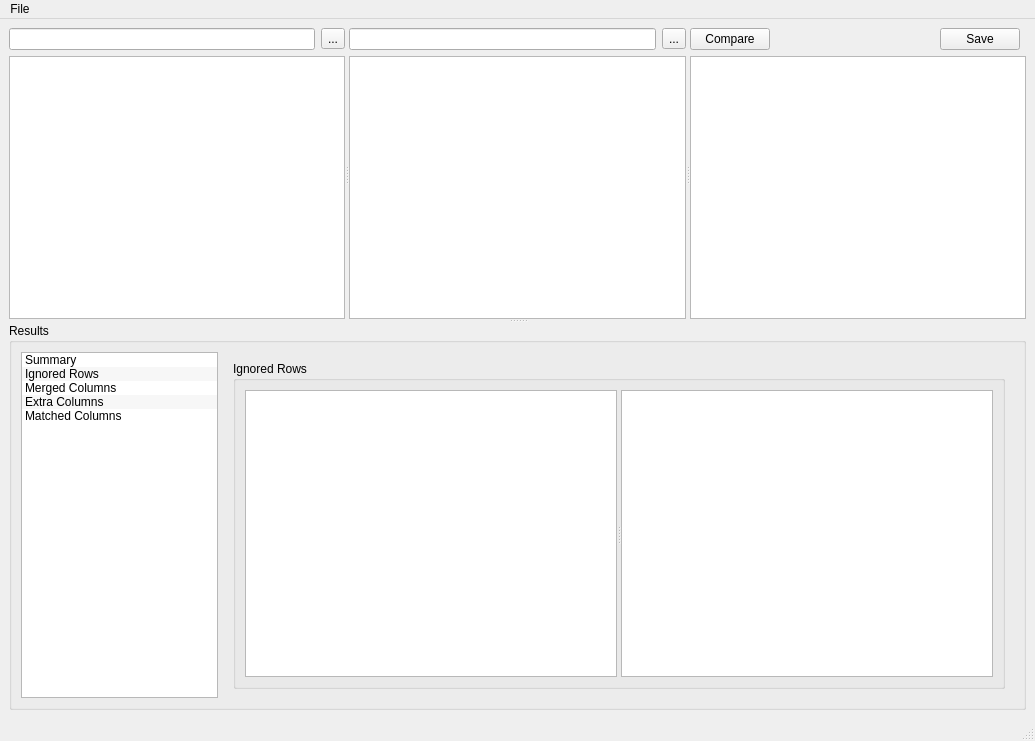
<?xml version="1.0" encoding="UTF-8"?>
<ui version="4.0">
 <class>CMainWindow</class>
 <widget class="QMainWindow" name="CMainWindow">
  <property name="geometry">
   <rect>
    <x>0</x>
    <y>0</y>
    <width>1035</width>
    <height>741</height>
   </rect>
  </property>
  <property name="windowTitle">
   <string>Multi Movie in a Dir Finder</string>
  </property>
  <property name="windowIcon">
   <iconset resource="../SABUtils/resources/SABUtils.qrc">
    <normaloff>:/SABUtilsResources/open.png</normaloff>:/SABUtilsResources/open.png</iconset>
  </property>
  <widget class="QWidget" name="centralwidget">
   <layout class="QVBoxLayout" name="verticalLayout_8">
    <item>
     <widget class="QSplitter" name="splitter_5">
      <property name="orientation">
       <enum>Qt::Vertical</enum>
      </property>
      <widget class="QSplitter" name="splitter">
       <property name="orientation">
        <enum>Qt::Horizontal</enum>
       </property>
       <widget class="QWidget" name="layoutWidget_1">
        <layout class="QGridLayout" name="gridLayout">
         <item row="0" column="1">
          <widget class="QToolButton" name="btnSelectLHSFile">
           <property name="text">
            <string>...</string>
           </property>
           <property name="icon">
            <iconset resource="../SABUtils/resources/SABUtils.qrc">
             <normaloff>:/SABUtilsResources/open.png</normaloff>:/SABUtilsResources/open.png</iconset>
           </property>
          </widget>
         </item>
         <item row="1" column="0" colspan="2">
          <widget class="QTableWidget" name="lhsData">
           <property name="alternatingRowColors">
            <bool>true</bool>
           </property>
           <property name="selectionMode">
            <enum>QAbstractItemView::SingleSelection</enum>
           </property>
           <property name="selectionBehavior">
            <enum>QAbstractItemView::SelectRows</enum>
           </property>
          </widget>
         </item>
         <item row="0" column="0">
          <widget class="QLineEdit" name="lhsFile">
           <property name="sizePolicy">
            <sizepolicy hsizetype="Expanding" vsizetype="Fixed">
             <horstretch>0</horstretch>
             <verstretch>0</verstretch>
            </sizepolicy>
           </property>
          </widget>
         </item>
        </layout>
       </widget>
       <widget class="QWidget" name="layoutWidget_2">
        <layout class="QGridLayout" name="gridLayout_3">
         <item row="0" column="0">
          <widget class="QLineEdit" name="rhsFile"/>
         </item>
         <item row="0" column="1">
          <widget class="QToolButton" name="btnSelectRHSFile">
           <property name="text">
            <string>...</string>
           </property>
           <property name="icon">
            <iconset resource="../SABUtils/resources/SABUtils.qrc">
             <normaloff>:/SABUtilsResources/open.png</normaloff>:/SABUtilsResources/open.png</iconset>
           </property>
          </widget>
         </item>
         <item row="1" column="0" colspan="2">
          <widget class="QTableWidget" name="rhsData">
           <property name="alternatingRowColors">
            <bool>true</bool>
           </property>
           <property name="selectionMode">
            <enum>QAbstractItemView::SingleSelection</enum>
           </property>
           <property name="selectionBehavior">
            <enum>QAbstractItemView::SelectRows</enum>
           </property>
          </widget>
         </item>
        </layout>
       </widget>
       <widget class="QWidget" name="layoutWidget_3">
        <layout class="QGridLayout" name="gridLayout_2">
         <item row="0" column="1">
          <spacer name="horizontalSpacer">
           <property name="orientation">
            <enum>Qt::Horizontal</enum>
           </property>
           <property name="sizeHint" stdset="0">
            <size>
             <width>40</width>
             <height>20</height>
            </size>
           </property>
          </spacer>
         </item>
         <item row="0" column="2">
          <widget class="QPushButton" name="saveBtn">
           <property name="text">
            <string>Save</string>
           </property>
          </widget>
         </item>
         <item row="0" column="0">
          <widget class="QPushButton" name="compareBtn">
           <property name="text">
            <string>Compare</string>
           </property>
           <property name="icon">
            <iconset resource="../SABUtils/resources/SABUtils.qrc">
             <normaloff>:/SABUtilsResources/run.png</normaloff>:/SABUtilsResources/run.png</iconset>
           </property>
          </widget>
         </item>
         <item row="1" column="0" colspan="4">
          <widget class="QTableView" name="mergeData">
           <property name="alternatingRowColors">
            <bool>true</bool>
           </property>
           <property name="selectionMode">
            <enum>QAbstractItemView::SingleSelection</enum>
           </property>
           <property name="selectionBehavior">
            <enum>QAbstractItemView::SelectRows</enum>
           </property>
           <property name="sortingEnabled">
            <bool>true</bool>
           </property>
           <attribute name="verticalHeaderVisible">
            <bool>true</bool>
           </attribute>
          </widget>
         </item>
        </layout>
       </widget>
      </widget>
      <widget class="QGroupBox" name="groupBox">
       <property name="title">
        <string>Results</string>
       </property>
       <layout class="QVBoxLayout" name="verticalLayout">
        <item>
         <layout class="QGridLayout" name="gridLayout_4">
          <item row="0" column="1">
           <widget class="QStackedWidget" name="resultsPages">
            <property name="sizePolicy">
             <sizepolicy hsizetype="Preferred" vsizetype="Preferred">
              <horstretch>4</horstretch>
              <verstretch>0</verstretch>
             </sizepolicy>
            </property>
            <property name="currentIndex">
             <number>1</number>
            </property>
            <widget class="QWidget" name="summary">
             <layout class="QVBoxLayout" name="verticalLayout_9">
              <item>
               <widget class="QGroupBox" name="groupBox_5">
                <property name="title">
                 <string>Summary</string>
                </property>
                <layout class="QFormLayout" name="formLayout">
                 <item row="0" column="0">
                  <widget class="QLabel" name="label_5">
                   <property name="text">
                    <string>LHS Rows:</string>
                   </property>
                  </widget>
                 </item>
                 <item row="0" column="1">
                  <widget class="QLineEdit" name="numLHSRows">
                   <property name="readOnly">
                    <bool>true</bool>
                   </property>
                  </widget>
                 </item>
                 <item row="1" column="0">
                  <widget class="QLabel" name="label_6">
                   <property name="text">
                    <string>RHS Rows:</string>
                   </property>
                  </widget>
                 </item>
                 <item row="1" column="1">
                  <widget class="QLineEdit" name="numRHSRows">
                   <property name="readOnly">
                    <bool>true</bool>
                   </property>
                  </widget>
                 </item>
                 <item row="2" column="0">
                  <widget class="QLabel" name="label_4">
                   <property name="text">
                    <string>Number of Match Columns</string>
                   </property>
                  </widget>
                 </item>
                 <item row="2" column="1">
                  <widget class="QLineEdit" name="numMatchedColumns">
                   <property name="enabled">
                    <bool>true</bool>
                   </property>
                   <property name="readOnly">
                    <bool>true</bool>
                   </property>
                  </widget>
                 </item>
                 <item row="3" column="0">
                  <widget class="QLabel" name="label_2">
                   <property name="text">
                    <string>Number of LHS Only Rows:</string>
                   </property>
                  </widget>
                 </item>
                 <item row="3" column="1">
                  <widget class="QLineEdit" name="numLHSOnly">
                   <property name="enabled">
                    <bool>true</bool>
                   </property>
                   <property name="readOnly">
                    <bool>true</bool>
                   </property>
                  </widget>
                 </item>
                 <item row="4" column="0">
                  <widget class="QLabel" name="label_3">
                   <property name="text">
                    <string>Number of RHS Only Rows:</string>
                   </property>
                  </widget>
                 </item>
                 <item row="4" column="1">
                  <widget class="QLineEdit" name="numRHSOnly">
                   <property name="enabled">
                    <bool>true</bool>
                   </property>
                   <property name="readOnly">
                    <bool>true</bool>
                   </property>
                  </widget>
                 </item>
                 <item row="5" column="0">
                  <widget class="QLabel" name="label">
                   <property name="text">
                    <string>Number of Matched Rows:</string>
                   </property>
                  </widget>
                 </item>
                 <item row="5" column="1">
                  <widget class="QLineEdit" name="numMatchedRows">
                   <property name="enabled">
                    <bool>true</bool>
                   </property>
                   <property name="readOnly">
                    <bool>true</bool>
                   </property>
                  </widget>
                 </item>
                 <item row="6" column="0">
                  <widget class="QLabel" name="label_7">
                   <property name="text">
                    <string>Merged Row Count:</string>
                   </property>
                  </widget>
                 </item>
                 <item row="6" column="1">
                  <widget class="QLineEdit" name="numTotalRows">
                   <property name="readOnly">
                    <bool>true</bool>
                   </property>
                  </widget>
                 </item>
                </layout>
               </widget>
              </item>
             </layout>
            </widget>
            <widget class="QWidget" name="IgnoredRows">
             <layout class="QVBoxLayout" name="verticalLayout_11">
              <item>
               <widget class="QGroupBox" name="groupBox_6">
                <property name="title">
                 <string>Ignored Rows</string>
                </property>
                <layout class="QVBoxLayout" name="verticalLayout_10">
                 <item>
                  <widget class="QSplitter" name="splitter_6">
                   <property name="orientation">
                    <enum>Qt::Horizontal</enum>
                   </property>
                   <widget class="QListWidget" name="ignoredRowsLHS">
                    <property name="alternatingRowColors">
                     <bool>true</bool>
                    </property>
                   </widget>
                   <widget class="QListWidget" name="ignoredRowsRHS">
                    <property name="alternatingRowColors">
                     <bool>true</bool>
                    </property>
                   </widget>
                  </widget>
                 </item>
                </layout>
               </widget>
              </item>
             </layout>
            </widget>
            <widget class="QWidget" name="mergedColumns">
             <layout class="QVBoxLayout" name="verticalLayout_5">
              <item>
               <widget class="QGroupBox" name="groupBox_2">
                <property name="title">
                 <string>Merged Colums:</string>
                </property>
                <layout class="QVBoxLayout" name="verticalLayout_2">
                 <item>
                  <widget class="QSplitter" name="splitter_2">
                   <property name="orientation">
                    <enum>Qt::Horizontal</enum>
                   </property>
                   <widget class="QTreeWidget" name="mergedColumnsLHS">
                    <property name="alternatingRowColors">
                     <bool>true</bool>
                    </property>
                    <column>
                     <property name="text">
                      <string>Original</string>
                     </property>
                    </column>
                    <column>
                     <property name="text">
                      <string>New</string>
                     </property>
                    </column>
                   </widget>
                   <widget class="QTreeWidget" name="mergedColumnsRHS">
                    <property name="alternatingRowColors">
                     <bool>true</bool>
                    </property>
                    <column>
                     <property name="text">
                      <string>Original</string>
                     </property>
                    </column>
                    <column>
                     <property name="text">
                      <string>New</string>
                     </property>
                    </column>
                   </widget>
                  </widget>
                 </item>
                </layout>
               </widget>
              </item>
             </layout>
            </widget>
            <widget class="QWidget" name="extraColumns">
             <layout class="QVBoxLayout" name="verticalLayout_6">
              <item>
               <widget class="QGroupBox" name="groupBox_3">
                <property name="title">
                 <string>Extra Columns</string>
                </property>
                <layout class="QVBoxLayout" name="verticalLayout_3">
                 <item>
                  <widget class="QSplitter" name="splitter_3">
                   <property name="orientation">
                    <enum>Qt::Horizontal</enum>
                   </property>
                   <widget class="QListWidget" name="extraColumnsLHS">
                    <property name="alternatingRowColors">
                     <bool>true</bool>
                    </property>
                   </widget>
                   <widget class="QListWidget" name="extraColumnsRHS">
                    <property name="alternatingRowColors">
                     <bool>true</bool>
                    </property>
                   </widget>
                  </widget>
                 </item>
                </layout>
               </widget>
              </item>
             </layout>
            </widget>
            <widget class="QWidget" name="matchedColumns">
             <layout class="QVBoxLayout" name="verticalLayout_7">
              <item>
               <widget class="QGroupBox" name="groupBox_4">
                <property name="title">
                 <string>Matched Columns</string>
                </property>
                <layout class="QVBoxLayout" name="verticalLayout_4">
                 <item>
                  <widget class="QSplitter" name="splitter_4">
                   <property name="orientation">
                    <enum>Qt::Horizontal</enum>
                   </property>
                   <widget class="QListWidget" name="matchedColumnsLHS">
                    <property name="alternatingRowColors">
                     <bool>true</bool>
                    </property>
                   </widget>
                   <widget class="QListWidget" name="matchedColumnsRHS">
                    <property name="alternatingRowColors">
                     <bool>true</bool>
                    </property>
                   </widget>
                  </widget>
                 </item>
                </layout>
               </widget>
              </item>
             </layout>
            </widget>
           </widget>
          </item>
          <item row="0" column="0">
           <widget class="QTreeWidget" name="resultsTree">
            <property name="sizePolicy">
             <sizepolicy hsizetype="Expanding" vsizetype="Expanding">
              <horstretch>1</horstretch>
              <verstretch>0</verstretch>
             </sizepolicy>
            </property>
            <property name="alternatingRowColors">
             <bool>true</bool>
            </property>
            <property name="rootIsDecorated">
             <bool>false</bool>
            </property>
            <property name="headerHidden">
             <bool>true</bool>
            </property>
            <attribute name="headerVisible">
             <bool>false</bool>
            </attribute>
            <attribute name="headerShowSortIndicator" stdset="0">
             <bool>false</bool>
            </attribute>
            <column>
             <property name="text">
              <string>Items</string>
             </property>
            </column>
            <item>
             <property name="text">
              <string>Summary</string>
             </property>
            </item>
            <item>
             <property name="text">
              <string>Ignored Rows</string>
             </property>
            </item>
            <item>
             <property name="text">
              <string>Merged Columns</string>
             </property>
            </item>
            <item>
             <property name="text">
              <string>Extra Columns</string>
             </property>
            </item>
            <item>
             <property name="text">
              <string>Matched Columns</string>
             </property>
            </item>
           </widget>
          </item>
         </layout>
        </item>
       </layout>
      </widget>
     </widget>
    </item>
   </layout>
  </widget>
  <widget class="QMenuBar" name="menubar">
   <property name="geometry">
    <rect>
     <x>0</x>
     <y>0</y>
     <width>1035</width>
     <height>22</height>
    </rect>
   </property>
   <widget class="QMenu" name="menuFile">
    <property name="title">
     <string>File</string>
    </property>
    <addaction name="actionSave"/>
    <addaction name="actionExit"/>
   </widget>
   <addaction name="menuFile"/>
  </widget>
  <widget class="QStatusBar" name="statusbar"/>
  <action name="actionExit">
   <property name="text">
    <string>E&amp;xit</string>
   </property>
  </action>
  <action name="actionSave">
   <property name="text">
    <string>Save Merged Data...</string>
   </property>
  </action>
 </widget>
 <tabstops>
  <tabstop>lhsFile</tabstop>
 </tabstops>
 <resources>
  <include location="../SABUtils/resources/SABUtils.qrc"/>
 </resources>
 <connections>
  <connection>
   <sender>actionExit</sender>
   <signal>triggered()</signal>
   <receiver>CMainWindow</receiver>
   <slot>close()</slot>
   <hints>
    <hint type="sourcelabel">
     <x>-1</x>
     <y>-1</y>
    </hint>
    <hint type="destinationlabel">
     <x>399</x>
     <y>299</y>
    </hint>
   </hints>
  </connection>
 </connections>
</ui>
